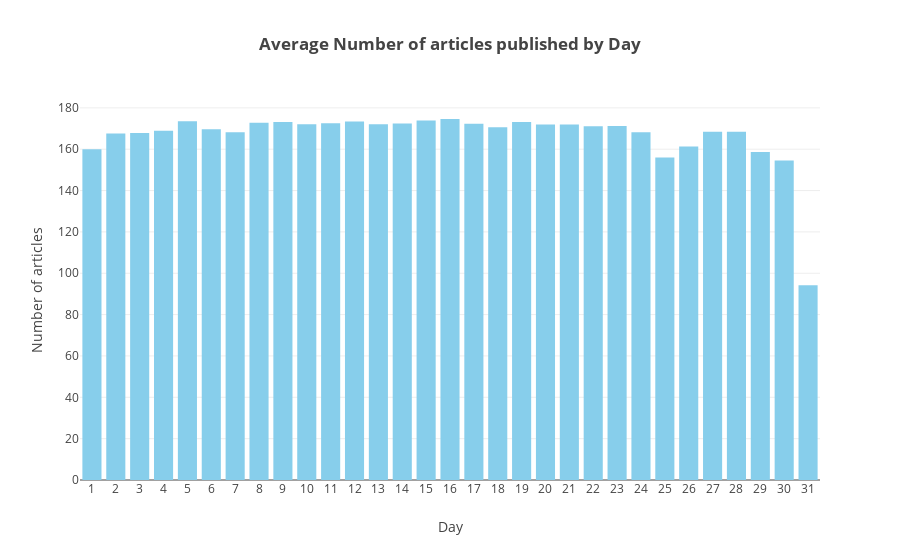

The code cell stored with this chart in its notebook:
### Markdown cell above
### Average number of articles published by day

### Code cell
num_articles = []
y = []
for i, month in enumerate(df['day'].unique()):
    for year in df['year'].unique():
        num_articles.append(df[df['year'] == year].groupby('day')['day'].count().values[i])
    y.append(sum(num_articles)/len(num_articles))
    num_articles = []

x = df.groupby('day')['day'].count().index.values
y = df.groupby('day')['day'].count().values / 23 / 12
trace3 = go.Bar(x=x,
                y=y,
                marker_color='skyblue'
               )

layout = go.Layout(title='<b>Average Number of articles published by Day</b>',
                   xaxis=dict(title='Day',
                              type='category'
                             ),
                   yaxis=dict(title='Number of articles')
                  )

fig = go.Figure(data=[trace3], layout=layout)
py.iplot(fig)

### Figure 1 — Plotly figure (JSON) as saved in the notebook; plotly's stock layout.template omitted (floating-point values rounded to 4 significant figures)
{"data": [{"marker": {"color": "skyblue"}, "type": "bar", "uid": "bf032f3a-9dd4-4314-aefe-3d2fccffcf9d", "x": [1, 2, 3, 4, 5, 6, 7, 8, 9, 10, 11, 12, 13, 14, 15, 16, 17, 18, 19, 20, 21, 22, 23, 24, 25, 26, 27, 28, 29, 30, 31], "y": [160, 167.6, 167.9, 168.9, 173.5, 169.6, 168.2, 172.8, 173.2, 172.1, 172.5, 173.4, 172.0, 172.4, 173.8, 174.6, 172.3, 170.6, 173.2, 171.9, 172, 171.1, 171.2, 168.3, 156.0, 161.3, 168.5, 168.4, 158.7, 154.5, 94.18]}], "layout": {"title": {"text": "<b>Average Number of articles published by Day</b>"}, "xaxis": {"title": {"text": "Day"}, "type": "category"}, "yaxis": {"title": {"text": "Number of articles"}}}}
